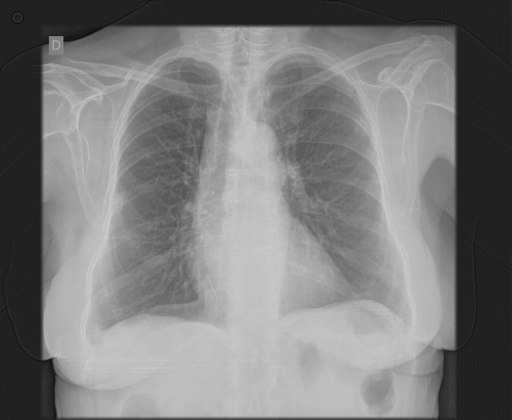
#> input picture data/image_png.png, 512 x 420 px
$ jupyter execute --allow-errors script.ipynb
#> lines starting #> are read from the running program, lines starting #| are printed output that depends on the picture
<h1><center><strong> X-Ray Body Parts Prediction </center></strong></h1>

Import Libraries

[cell 1]
import os
import pandas as pd
import numpy as np
import matplotlib.pyplot as plt
import cv2
import tensorflow as tf
from tensorflow.keras.layers import Dense, Conv2D, MaxPooling2D, Dropout, Flatten, InputLayer
from sklearn.model_selection import train_test_split
from sklearn.preprocessing import StandardScaler

Data Cleaning + Preprocessing

[cell 2]
# load train_df and test_df csv into a dataframe
train_df = pd.read_csv(os.path.join(os.getcwd(), 'data', 'train_df.csv'))
#> (reads data/train_df.csv from the repository)
test_df = pd.read_csv(os.path.join(os.getcwd(), 'data', 'test_df.csv'))
#> (reads data/test_df.csv from the repository)

[cell 3]
# strip() whitespaces from start and end of the string
# split() string into a list using emptyspace ' ' as a delimiter
train_df['Target'] = train_df['Target'].apply(lambda x: x.strip(' '))
train_df['Target'] = train_df['Target'].apply(lambda x: x.split(' '))
for i, val in enumerate(train_df['Target']):
    print(i,val)

[cell 4]
train_path = os.path.join(os.getcwd(), 'data', 'images', 'train')

#> (a cell that did not finish here is left out)

[cell 6]
# identify multi label images so they can be used while training with respect to their labels
multi_label_images = []
for i, val in enumerate(train_df.Target):
    if len(val) > 1:
        multi_label_images.append((os.path.join(train_path, train_df.loc[i].SOPInstanceUID + '-c.png'), train_df.loc[i].Target))

[cell 7]
# iterate over multi_label_images and subplot images that contain multi labels
plt.figure(figsize=(24, 24))
#> (the rest of this cell did not finish here and is left out)

[cell 8]
# compare original with normalized image
plt.figure(figsize=(24,24))
img = plt.imread(os.path.join(os.getcwd(), 'data', 'image_png.png'))
#> img is the input picture: shape (420, 512) float32; min 0.051, max 0.808, mean 0.487
'''
cv2.normalize() process modifies the intensity values of pixels in a given image to make the image more appealing. It can be used for
- Contrast Enhancement using norm_tye=cv2.cv2.NORM_MINMAX
- Machine Learning for scaling the pixel values between 0 to 1 to help neural network to converge faster
- Comparison and Visualization can make it easier to compare images and identify patterns or anomalies
- Preprocessing for Algorithms for edge detection allows algorithim to detect eges consistently across different images
The scaled image might look similar to the original image, but with adjusted brightness and contrast based on the chosen normalization method (alpha, beta, and norm_type). For example, a grayscale image that appears too dark might be scaled to increase the brightness, making the image more visible.

Formula:
dst = (src - min(src)) * (beta - alpha) / (max(src) - min(src)) + alpha

dst: This represents the output array where the normalized pixel values will be stored.
src: This is the input array, which contains the original pixel values of the image that you want to normalize.
min(src): This is the minimum value of the src array, i.e., the minimum pixel value in the image.
max(src): This is the maximum value of the src array, i.e., the maximum pixel value in the image.
alpha: This is the offset parameter, and it determines the value that will be added to the normalized pixel values after scaling.
beta: This is the scaling parameter, and it determines the value that will be multiplied with the normalized pixel values after subtracting min(src).

Alpha (off-set) (lower-bound):
This is the offset parameter, and it determines the value that will be added to the normalized pixel values after scaling. It is often used to set the lower bound of the output range. If alpha is set to 0, it means there is no offset, and the normalized values will start from 0. Increasing alpha will shift the normalized values upwards.

Beta (Scaling) (upper-bound):
This is the scaling parameter, and it determines the value that will be multiplied with the normalized pixel values after subtracting min(src). It is often used to set the upper bound of the output range. If beta is set to 1, it means there is no scaling, and the normalized values will remain within the range determined by alpha. Increasing beta will stretch the normalized values.

norm_type:
cv2.NORM_MINMAX: This method scales and shifts the pixel values to the specified range [alpha, beta]. The formula for normalization is dst = (src - min(src)) * (beta - alpha) / (max(src) - min(src)) + alpha, where src is the input array.
'''
norm_img = cv2.normalize(img, None, alpha=0, beta=500, norm_type=cv2.NORM_MINMAX)
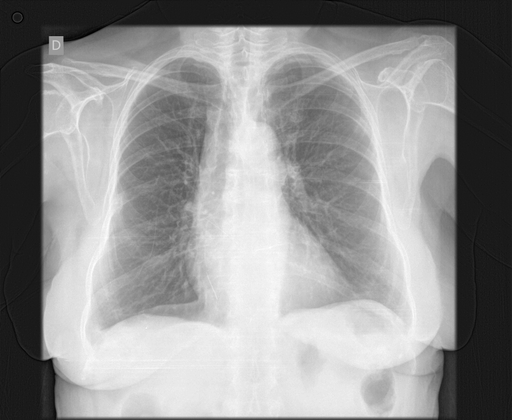
#> norm_img: shape (420, 512) float32; min 3.94e-07, max 500, mean 288.2; drawn with min black and max white
plt.subplot(2, 2, 1)
plt.imshow(norm_img, cmap='gray')
plt.subplot(2, 2, 2)
plt.imshow(img, cmap='gray')
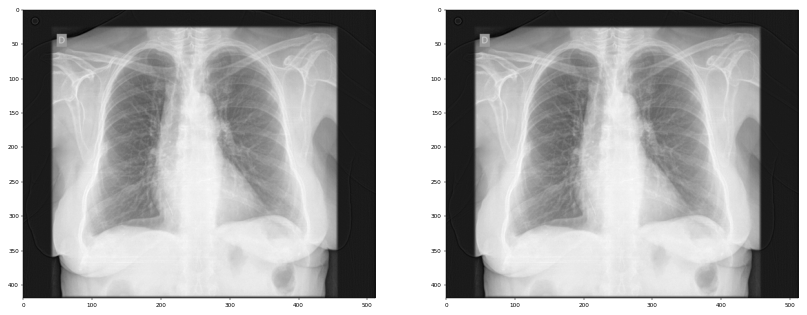
#> figure drawn by matplotlib, 2 panels
